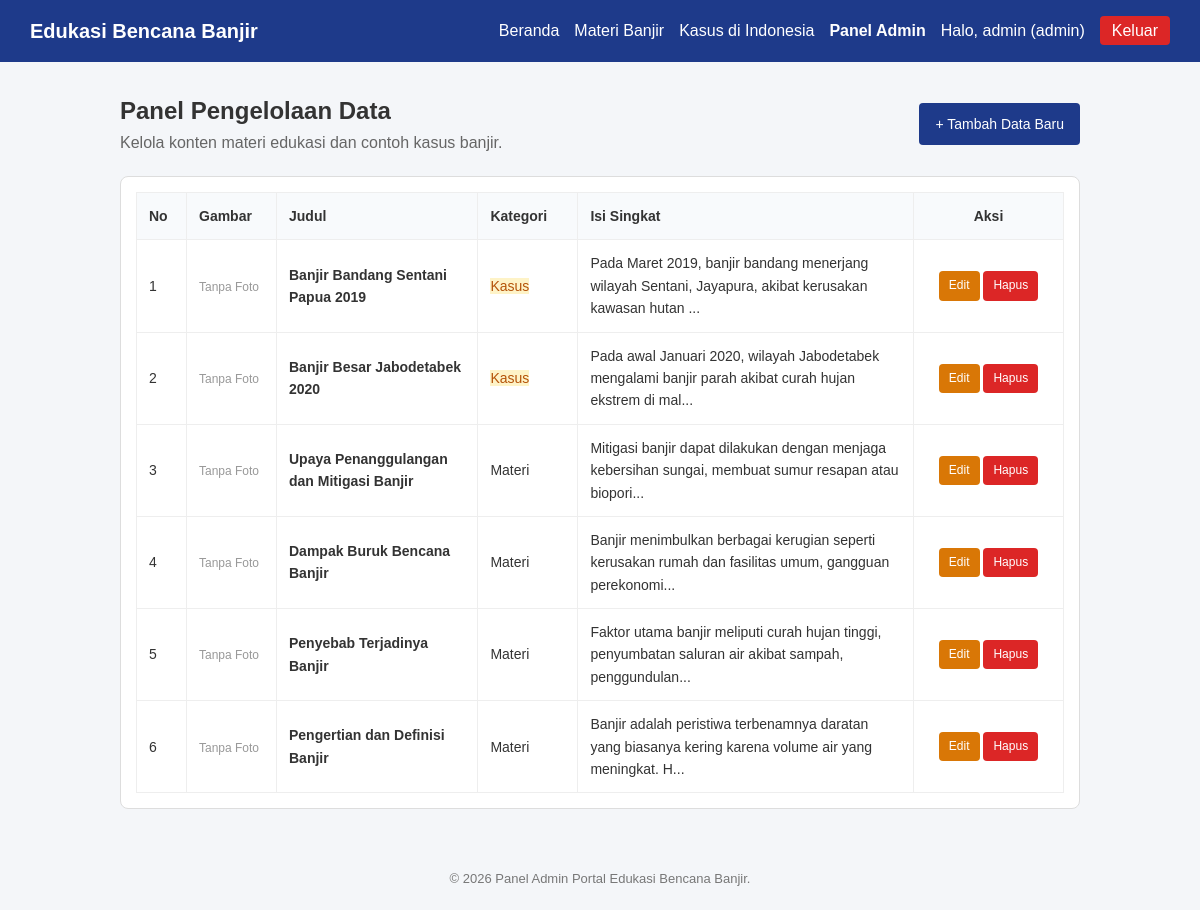
/admin.php (signed in), run on the app's committed database.
### tables this page shows
CREATE TABLE IF NOT EXISTS artikel (
    id INT AUTO_INCREMENT PRIMARY KEY,
    judul VARCHAR(255) NOT NULL,
    kategori ENUM('Materi', 'Kasus') NOT NULL,
    isi_teks TEXT NOT NULL,
    gambar VARCHAR(255) DEFAULT NULL
);

### admin.php (the view, shortened to what this page needs)
<?php
include 'koneksi.php';
$query = "SELECT * FROM artikel ORDER BY id DESC";
$result = mysqli_query($koneksi, $query);
?>
<!DOCTYPE html>
<html lang="id">
<head>
    <link rel="stylesheet" href="style.css">
</head>
<body>
    <?php include 'navbar.php'; ?>
    <div class="container">
        <div style="display: flex; justify-content: space-between; align-items: center; margin-bottom: 20px;">
            <div>
                <h2>Panel Pengelolaan Data</h2>
                <p style="color: #666;">Kelola konten materi edukasi dan contoh kasus banjir.</p>
            </div>
            <a href="tambah.php" class="btn">+ Tambah Data Baru</a>
        </div>
        <div class="table-responsive">
            <table>
                <thead>
                    <tr>
                        <th style="width: 50px;">No</th>
                        <th style="width: 90px;">Gambar</th>
                        <th>Judul</th>
                        <th style="width: 100px;">Kategori</th>
                        <th>Isi Singkat</th>
                        <th style="width: 150px; text-align: center;">Aksi</th>
                    </tr>
                </thead>
                <tbody>
                    <?php if (mysqli_num_rows($result) > 0): ?>
                        <?php $no = 1; while ($row = mysqli_fetch_assoc($result)): ?>
                            <tr>
                                <td><?= $no++; ?></td>
                                <td>
                                    <?php if (!empty($row['gambar']) && file_exists('uploads/' . $row['gambar'])): ?>
                                        <img src="uploads/<?= htmlspecialchars($row['gambar']); ?>" alt="Foto">
                                    <?php else: ?>
                                        <span style="color: #999; font-size: 12px;">Tanpa Foto</span>
                                    <?php endif; ?>
                                </td>
                                <td><strong><?= htmlspecialchars($row['judul']); ?></strong></td>
                                <td>
                                    <?php if ($row['kategori'] === 'Materi'): ?>
                                        <span class="badge">Materi</span>
                                    <?php else: ?>
                                        <span class="badge" style="background-color: #fef3c7; color: #b45309;">Kasus</span>
                                    <?php endif; ?>
                                </td>
                                <td>
                                    <?= htmlspecialchars(substr($row['isi_teks'], 0, 100)); ?>...
                                </td>
                                <td style="text-align: center;">
                                    <a href="edit.php?id=<?= $row['id']; ?>" class="btn btn-warning" style="padding: 5px 10px; font-size: 12px;">Edit</a>
                                    <a href="hapus.php?id=<?= $row['id']; ?>" class="btn btn-danger" style="padding: 5px 10px; font-size: 12px;" onclick="return confirm('Apakah Anda yakin ingin menghapus data ini?');">Hapus</a>
                                </td>
                            </tr>
                        <?php endwhile; ?>
                    <?php else: ?>
                        <tr>
                            <td colspan="6" style="text-align: center; color: #888;">Belum ada data artikel.</td>
                        </tr>
                    <?php endif; ?>
                </tbody>
            </table>
        </div>
    </div>
    <footer>
        <p>&copy; <?= date('Y'); ?> Panel Admin Portal Edukasi Bencana Banjir.</p>
    </footer>
</body>
</html>

### navbar.php
<nav class="navbar">
    <div class="logo">Edukasi Bencana Banjir</div>
    <ul>
        <li><a href="index.php">Beranda</a></li>
        <li><a href="materi.php">Materi Banjir</a></li>
        <li><a href="kasus.php">Kasus di Indonesia</a></li>
        <?php if (isset($_SESSION['user_id'])): ?>
            <?php if ($_SESSION['role'] === 'admin'): ?>
                <li><a href="admin.php"><strong>Panel Admin</strong></a></li>
            <?php endif; ?>
            <li><span>Halo, <?= htmlspecialchars($_SESSION['username']); ?> (<?= $_SESSION['role']; ?>)</span></li>
            <li><a href="logout.php" class="btn-logout">Keluar</a></li>
        <?php else: ?>
            <li><a href="login.php">Masuk</a></li>
            <li><a href="register.php">Daftar</a></li>
        <?php endif; ?>
    </ul>
</nav>

### style.css (style rules this page uses)
* { margin: 0; padding: 0; box-sizing: border-box; font-family: Arial, sans-serif; }
body { background-color: #f4f6f9; color: #333; line-height: 1.6; }
.navbar { background-color: #1e3a8a; color: #fff; padding: 15px 30px; display: flex; justify-content: space-between; align-items: center; }
.navbar .logo { font-size: 20px; font-weight: bold; }
.navbar ul { list-style: none; display: flex; gap: 15px; align-items: center; }
.navbar a { color: #fff; text-decoration: none; font-weight: 500; }
.navbar .btn-logout { background-color: #dc2626; padding: 6px 12px; border-radius: 4px; }
.container { max-width: 1000px; margin: 30px auto; padding: 0 20px; }
.btn { display: inline-block; background-color: #1e3a8a; color: #fff; padding: 10px 16px; border: none; border-radius: 4px; cursor: pointer; text-decoration: none; font-size: 14px; }
.btn-danger { background-color: #dc2626; }
.btn-warning { background-color: #d97706; }
.table-responsive { overflow-x: auto; background-color: #fff; border-radius: 8px; border: 1px solid #ddd; padding: 15px; }
table { width: 100%; border-collapse: collapse; }
table th, table td { border: 1px solid #eee; padding: 12px; text-align: left; font-size: 14px; }
table th { background-color: #f8fafc; color: #333; }
footer { text-align: center; padding: 20px; margin-top: 40px; color: #777; font-size: 13px; }

### data on the page
artikel: gambar "Tanpa Foto", judul "Banjir Bandang Sentani Papua 2019", kategori "Kasus", isi_teks "Pada Maret 2019, banjir bandang menerjang wilayah Sentani, Jayapura, akibat kerusakan kawasan hutan"
artikel: gambar "Tanpa Foto", judul "Banjir Besar Jabodetabek 2020", kategori "Kasus", isi_teks "Pada awal Januari 2020, wilayah Jabodetabek mengalami banjir parah akibat curah hujan ekstrem di mal"
artikel: gambar "Tanpa Foto", judul "Upaya Penanggulangan dan Mitigasi Banjir", kategori "Materi", isi_teks "Mitigasi banjir dapat dilakukan dengan menjaga kebersihan sungai, membuat sumur resapan atau biopori"
artikel: gambar "Tanpa Foto", judul "Dampak Buruk Bencana Banjir", kategori "Materi", isi_teks "Banjir menimbulkan berbagai kerugian seperti kerusakan rumah dan fasilitas umum, gangguan perekonomi"
artikel: gambar "Tanpa Foto", judul "Penyebab Terjadinya Banjir", kategori "Materi", isi_teks "Faktor utama banjir meliputi curah hujan tinggi, penyumbatan saluran air akibat sampah, penggundulan"
artikel: gambar "Tanpa Foto", judul "Pengertian dan Definisi Banjir", kategori "Materi", isi_teks "Banjir adalah peristiwa terbenamnya daratan yang biasanya kering karena volume air yang meningkat. H"

### other printed values
$_SESSION['username'] "admin"
$_SESSION['role'] "admin"
